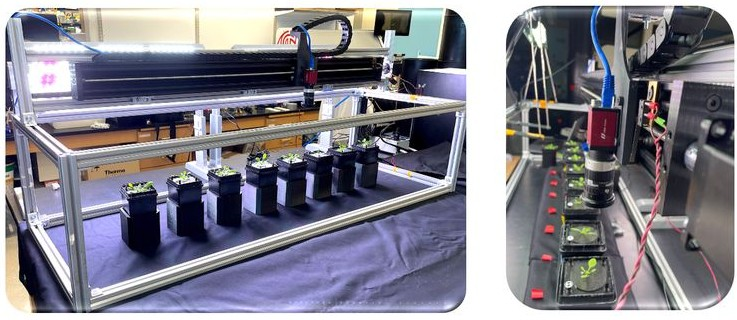
#> input picture media/camera.jpg, 737 x 320 px
$ python -i gamma_correction.py   (imports and definitions only)
#> lines starting #> are read from the running program, lines starting #| are printed output that depends on the picture
#> further down, picture is the input picture: shape (320, 737, 3); mean B, G, R 138.7, 127.9, 129.3
"""
Version: 1.5

Summary: Automatic image brightness adjustment based on gamma correction method

Author: suxing liu

Author-email: suxingliu@gmail.com

USAGE:

    python3 gamma_correction.py -p /input/ -ft jpg -gv 0.7


argument:
("-p", "--path", required = True,    help="path to image file")
("-ft", "--filetype", required=True,    help="Image filetype")

"""

#!/usr/bin/python
# Standard Libraries

import os,fnmatch
import argparse
import shutil
import cv2

import numpy as np

import glob


import multiprocessing
from multiprocessing import Pool
from contextlib import closing

import resource


# create result folder
# [35 lines left out: functions mkdir, adjust_gamma, not called in this run]


#apply CLAHE (Contrast Limited Adaptive Histogram Equalization) to perfrom image enhancement
def image_enhance(img):

    # CLAHE (Contrast Limited Adaptive Histogram Equalization)
    clahe = cv2.createCLAHE(clipLimit=3., tileGridSize=(8,8))

    # convert from BGR to LAB color space
    lab = cv2.cvtColor(img, cv2.COLOR_BGR2LAB)
#> lab: shape (320, 737, 3); mean of channels 0, 1, 2 133.9, 131.5, 122.2

    # split on 3 different channels
    l, a, b = cv2.split(lab)
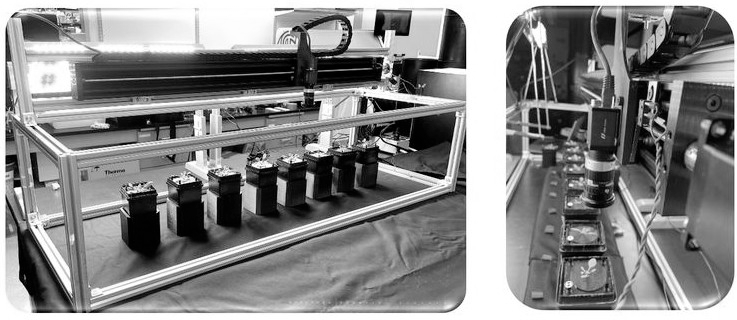
#> l: shape (320, 737); min 0, max 255, mean 133.9
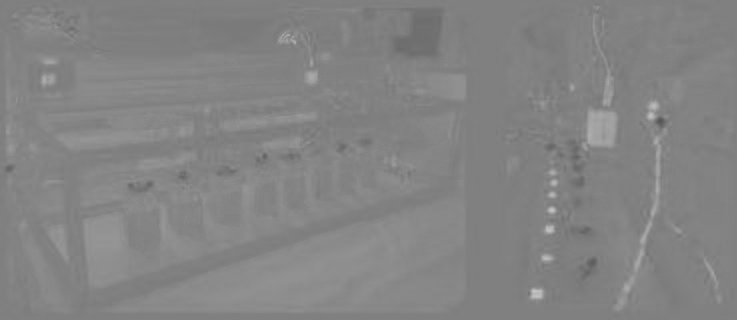
#> a: shape (320, 737); min 84, max 197, mean 131.5
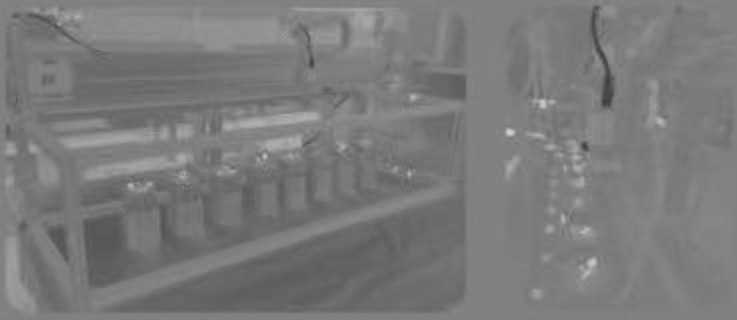
#> b: shape (320, 737); min 60, max 212, mean 122.2

    # apply CLAHE to the L-channel
    l2 = clahe.apply(l)
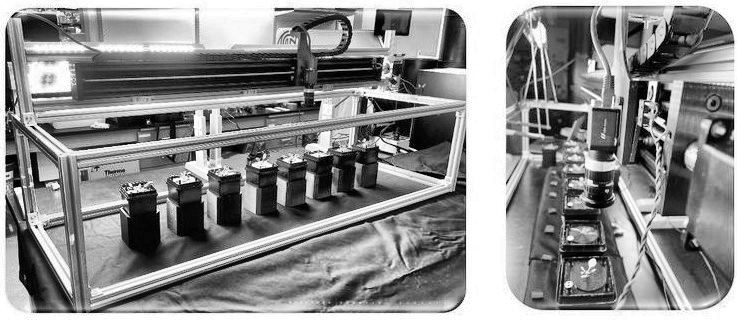
#> l2: shape (320, 737); min 0, max 255, mean 139.1

    # merge channels
    lab = cv2.merge((l2,a,b))
#> lab: shape (320, 737, 3); mean of channels 0, 1, 2 139.1, 131.5, 122.2

    # convert from LAB to BGR
    img_enhance = cv2.cvtColor(lab, cv2.COLOR_LAB2BGR)
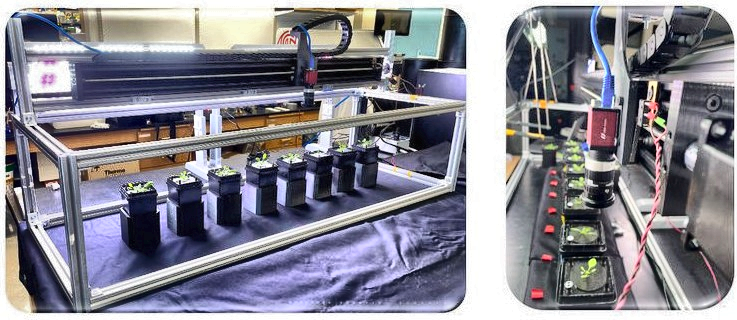
#> img_enhance: shape (320, 737, 3); mean B, G, R 143.8, 133.3, 134.7

    return img_enhance


# [34 lines left out: function gamma_correction, not called in this run]


# [51 lines not run here, left out]


>>> import cv2
>>> picture = cv2.imread('../media/camera.jpg')
>>> result = image_enhance(picture)

$ run again, on media/rosette.jpg
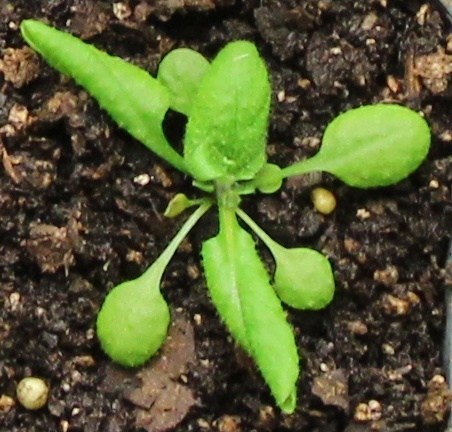
#> input picture media/rosette.jpg, 452 x 432 px
#> picture is the input picture: shape (432, 452, 3); mean B, G, R 49.3, 90.2, 83.8
#> in image_enhance, `l2 = clahe.apply(l)`:
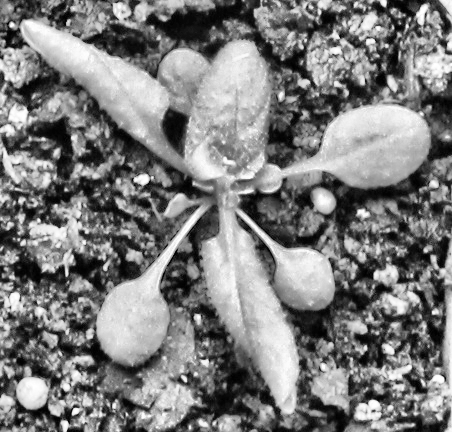
#> l2: shape (432, 452); min 0, max 255, mean 124.3
#> in image_enhance, `img_enhance = cv2.cvtColor(lab, cv2.COLOR_LAB2BGR)`:
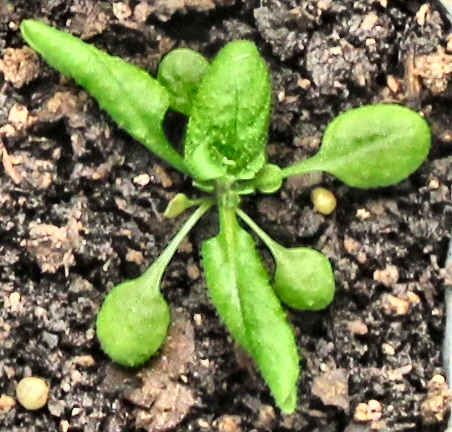
#> img_enhance: shape (432, 452, 3); mean B, G, R 80.6, 122.4, 116.9
